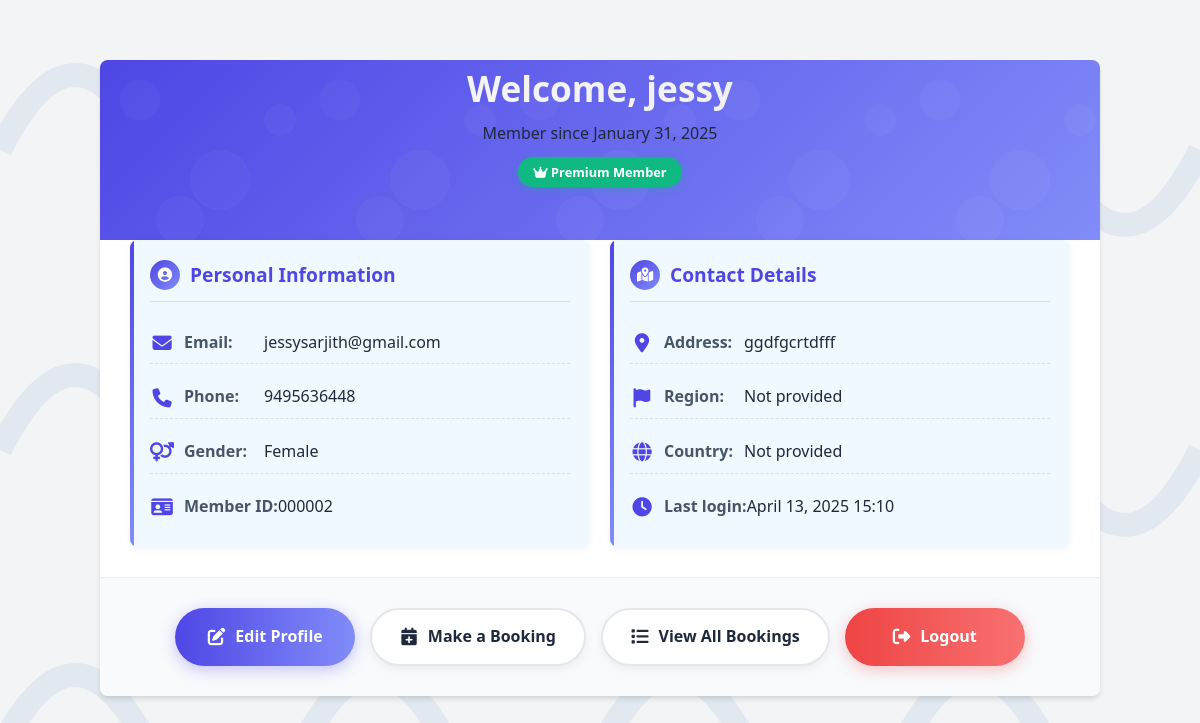
Screenshot of /profile/ (signed in) with the database file from the repository.
### app/models.py (models this page shows)
class User_details(models.Model):
    user_id=models.ForeignKey(User,on_delete=models.CASCADE)
    phone_number=models.CharField(max_length=10,unique=True)
    gender=models.CharField(max_length=100)
    address=models.TextField()

### app/views.py (the view)
# urls.py: path('profile/',views.user_profile,name='profile'),
@login_required(login_url='login')
def user_profile(request):
    if not request.user.is_authenticated:
        messages.error(request,"You must login to view your profile.")
        return redirect('login')
    user_details=User_details.objects.get(user_id=request.user)
    return render(request,'profile.html',{'user_details':user_details})

### templates/profile.html (shortened to what this page needs)
<!DOCTYPE html>
<html lang="en">
<head>
    <link rel="stylesheet" href="https://cdnjs.cloudflare.com/ajax/libs/font-awesome/6.4.0/css/all.min.css">
</head>
<body>
    <div class="container">
        <div class="banner">
            <div class="profile-header">
                <h1 style="color: white;">Welcome, {{ user.username }}</h1>
                <p>Member since {{ user.date_joined|date:"F d, Y"|default:"January 1, 2023" }}</p>
                <div class="membership">
                    <i class="fas fa-crown"></i> Premium Member
                </div>
            </div>
        </div>
        <div class="profile-content">
            <div class="info-card">
                <h3><i class="fas fa-user-circle"></i> Personal Information</h3>
                <p><i class="fas fa-envelope"></i> <strong>Email:</strong> <span>{{ user.email }}</span></p>
                <p><i class="fas fa-phone"></i> <strong>Phone:</strong> <span>{{ user_details.phone_number }}</span></p>
                <p><i class="fas fa-venus-mars"></i> <strong>Gender:</strong> <span>{{ user_details.gender }}</span></p>
                <p><i class="fas fa-id-card"></i> <strong>Member ID:</strong> <span>{{ user.id|stringformat:"06d" }}</span></p>
            </div>
            <div class="info-card">
                <h3><i class="fas fa-map-marked-alt"></i> Contact Details</h3>
                <p><i class="fas fa-map-marker-alt"></i> <strong>Address:</strong> <span>{{ user_details.address }}</span></p>
                <p><i class="fas fa-flag"></i> <strong>Region:</strong> <span>{{ user_details.region|default:"Not provided" }}</span></p>
                <p><i class="fas fa-globe"></i> <strong>Country:</strong> <span>{{ user_details.country|default:"Not provided" }}</span></p>
                <p><i class="fas fa-clock"></i> <strong>Last login:</strong> <span>{{ user.last_login|date:"F d, Y H:i"|default:"Today" }}</span></p>
            </div>
        </div>
        <div class="actions">
            <a href="{% url 'update' %}" class="btn btn-primary"><i class="fas fa-edit"></i> Edit Profile</a>
            <a href="{% url 'booking_page' %}" class="btn btn-secondary"><i class="fas fa-calendar-plus"></i> Make a Booking</a>
            <a href="{% url 'view_bookings' %}" class="btn btn-secondary"><i class="fas fa-list"></i> View All Bookings</a>
            <a href="{% url 'logout' %}" class="btn btn-danger"><i class="fas fa-sign-out-alt"></i> Logout</a>
        </div>
    </div>
</body>
</html>

### templates/profile.html (style rules this page uses)
:root { --primary: #4f46e5; --primary-light: #818cf8; --secondary: #f0f9ff; --dark: #1e293b; --light: #f8fafc; --shadow: 0 4px 6px -1px rgba(0, 0, 0, 0.1), 0 2px 4px -1px rgba(0, 0, 0, 0.06); --border-radius: 0.5rem; }
* { margin: 0; padding: 0; box-sizing: border-box; font-family: 'Segoe UI', Tahoma, Geneva, Verdana, sans-serif; }
body { background-color: #f3f4f6; color: var(--dark); line-height: 1.6; padding: 20px; background-size: 300px; }
.container { max-width: 1000px; margin: 40px auto; background-color: white; border-radius: var(--border-radius); box-shadow: var(--shadow); overflow: hidden; position: relative; }
.banner { height: 180px; background: linear-gradient(135deg, var(--primary), var(--primary-light)); position: relative; overflow: hidden; }
.banner::before { content: ''; position: absolute; top: 0; left: 0; right: 0; bottom: 0; background-size: 200px; opacity: 0.5; }
.profile-header { padding: 0 30px 30px; text-align: center; position: relative; }
.profile-header h1 { font-size: 2.2rem; margin-bottom: 5px; font-weight: 700; color: var(--dark); background: linear-gradient(to right, #f9f8fb, #ecebee); -webkit-background-clip: text; -webkit-text-fill-color: transparent; }
.membership { display: inline-block; padding: 5px 15px; background-color: #10b981; color: white; border-radius: 20px; font-size: 0.8rem; font-weight: 600; margin-top: 10px; box-shadow: 0 2px 10px rgba(16, 185, 129, 0.3); }
.profile-content { padding: 0 30px 30px; display: grid; grid-template-columns: 1fr 1fr; gap: 20px; }
.info-card { background-color: var(--secondary); padding: 20px; border-radius: var(--border-radius); transition: all 0.3s ease; position: relative; overflow: hidden; box-shadow: 0 2px 10px rgba(0, 0, 0, 0.05); }
.info-card::before { content: ''; position: absolute; top: 0; left: 0; width: 4px; height: 100%; background: linear-gradient(to bottom, var(--primary), var(--primary-light)); }
.info-card h3 { color: var(--primary); margin-bottom: 20px; font-size: 1.2rem; display: flex; align-items: center; border-bottom: 1px solid rgba(0, 0, 0, 0.1); padding-bottom: 10px; }
.info-card h3 i { margin-right: 10px; background: linear-gradient(135deg, var(--primary), var(--primary-light)); color: white; width: 30px; height: 30px; border-radius: 50%; display: flex; align-items: center; justify-content: center; font-size: 0.9rem; }
.info-card p { display: flex; align-items: center; margin-bottom: 12px; padding: 8px 0; border-bottom: 1px dashed rgba(0, 0, 0, 0.1); }
.info-card p:last-child { border-bottom: none; margin-bottom: 0; }
.info-card i { margin-right: 10px; color: var(--primary); font-size: 1.2rem; width: 24px; text-align: center; }
.info-card p strong { min-width: 80px; color: #475569; }
.actions { padding: 30px; display: flex; justify-content: center; flex-wrap: wrap; gap: 15px; background-color: #f8fafc; border-top: 1px solid rgba(0, 0, 0, 0.05); }
.btn { padding: 14px 28px; border-radius: 30px; text-decoration: none; font-weight: 600; transition: all 0.3s; display: flex; align-items: center; justify-content: center; min-width: 180px; }
.btn i { margin-right: 10px; font-size: 1.1rem; }
.btn-primary { background: linear-gradient(to right, var(--primary), var(--primary-light)); color: white; box-shadow: 0 4px 15px rgba(79, 70, 229, 0.3); }
.btn-secondary { background-color: white; color: var(--dark); border: 2px solid #e5e7eb; box-shadow: 0 4px 10px rgba(0, 0, 0, 0.05); }
.btn-danger { background: linear-gradient(to right, #ef4444, #f87171); color: white; box-shadow: 0 4px 15px rgba(239, 68, 68, 0.3); }
.banner, .avatar-container, .profile-header, .profile-content, .actions { animation: fadeIn 0.6s ease-out forwards; }
.profile-header { animation-delay: 0.2s; }
.profile-content { animation-delay: 0.3s; }
.actions { animation-delay: 0.4s; }

### rows the page displays
User_details: phone_number "9495636448", gender "Female", address "ggdfgcrtdfff"

### other values shown
{{ user.username }} "jessy"
{{ user.date_joined|date:"F d, Y"|default:"January 1, 2023" }} "January 31, 2025"
{{ user.email }} "jessysarjith@gmail.com"
{{ user.id|stringformat:"06d" }} "000002"
{{ user_details.region|default:"Not provided" }} "Not provided"
{{ user_details.country|default:"Not provided" }} "Not provided"
{{ user.last_login|date:"F d, Y H:i"|default:"Today" }} "April 13, 2025 15:10"
